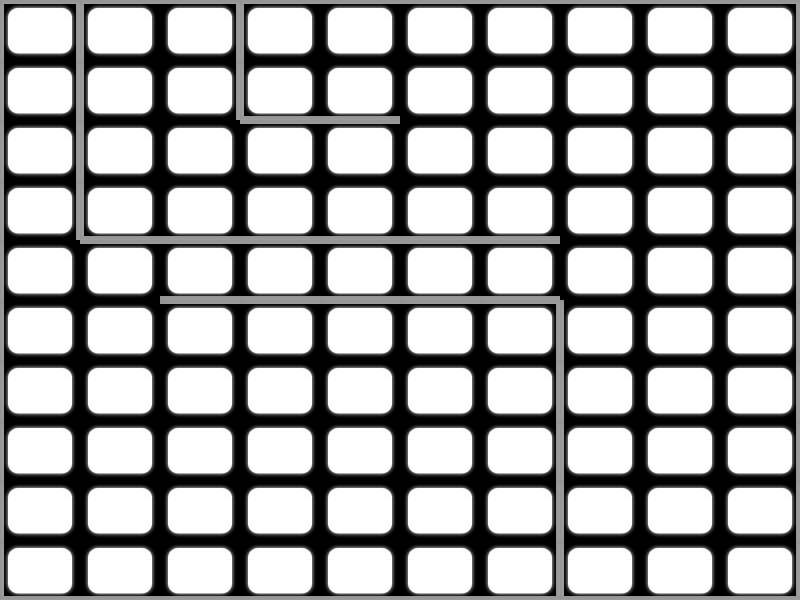

This game map was drawn from its Tiled (.tmx) file and the tilesets committed beside it. A one-line description and the trimmed map source follow:
An orthogonal 10x10 tile map with 80x60 px tiles, 1 tile layer (Level2).

<map version="1.0" orientation="orthogonal" renderorder="right-down" width="10" height="10" tilewidth="80" tileheight="60" nextobjectid="1">
 <tileset firstgid="1" name="block" tilewidth="80" tileheight="60" tilecount="32">
  <image source="blockSprite.png" width="640" height="240" />
  <tile id="0">
   <properties>
    <property name="blockDown" value="false" />
    <property name="blockLeft" value="false" />
    <property name="blockRight" value="true" />
    <property name="blockTop" value="false" />
   </properties>
  </tile>
  <tile id="1">
   <properties>
    <property name="blockDown" value="false" />
    <property name="blockLeft" value="true" />
    <property name="blockRight" value="true" />
    <property name="blockTop" value="false" />
   </properties>
  </tile>
  <tile id="2">
   <properties>
    <property name="blockDown" value="false" />
    <property name="blockLeft" value="true" />
    <property name="blockRight" value="false" />
    <property name="blockTop" value="true" />
   </properties>
  </tile>
  <tile id="3">
   <properties>
    <property name="blockDown" value="true" />
    <property name="blockLeft" value="false" />
    <property name="blockRight" value="true" />
    <property name="blockTop" value="false" />
   </properties>
  </tile>
  <tile id="4">
   <properties>
    <property name="blockDown" value="false" />
    <property name="blockLeft" value="true" />
    <property name="blockRight" value="true" />
    <property name="blockTop" value="true" />
   </properties>
  </tile>
  <tile id="5">
   <properties>
    <property name="blockDown" value="true" />
    <property name="blockLeft" value="true" />
    <property name="blockRight" value="false" />
    <property name="blockTop" value="true" />
   </properties>
  </tile>
  <tile id="6">
   <properties>
    <property name="blockDown" value="true" />
    <property name="blockLeft" value="false" />
    <property name="blockRight" value="false" />
    <property name="blockTop" value="true" />
   </properties>
  </tile>
  <tile id="7">
   <properties>
    <property name="blockDown" value="true" />
    <property name="blockLeft" value="false" />
    <property name="blockRight" value="false" />
    <property name="blockTop" value="false" />
   </properties>
  </tile>
  <tile id="8">
   <properties>
    <property name="blockDown" value="false" />
    <property name="blockLeft" value="true" />
    <property name="blockRight" value="false" />
    <property name="blockTop" value="false" />
   </properties>
  </tile>
  <tile id="9">
   <properties>
    <property name="blockDown" value="true" />
    <property name="blockLeft" value="true" />
    <property name="blockRight" value="false" />
    <property name="blockTop" value="false" />
   </properties>
  </tile>
  <tile id="10">
   <properties>
    <property name="blockDown" value="false" />
    <property name="blockLeft" value="false" />
    <property name="blockRight" value="true" />
    <property name="blockTop" value="true" />
   </properties>
  </tile>
  <tile id="11">
   <properties>
    <property name="blockDown" value="true" />
    <property name="blockLeft" value="true" />
    <property name="blockRight" value="true" />
    <property name="blockTop" value="false" />
   </properties>
  </tile>
  <tile id="12">
   <properties>
    <property name="blockDown" value="true" />
    <property name="blockLeft" value="false" />
    <property name="blockRight" value="true" />
    <property name="blockTop" value="true" />
   </properties>
  </tile>
  <tile id="13">
   <properties>
    <property name="blockDown" value="true" />
    <property name="blockLeft" value="false" />
    <property name="blockRight" value="true" />
    <property name="blockTop" value="true" />
   </properties>
  </tile>
  <tile id="14">
   <properties>
    <property name="blockDown" value="false" />
    <property name="blockLeft" value="false" />
    <property name="blockRight" value="false" />
    <property name="blockTop" value="true" />
   </properties>
  </tile>
  <tile id="15">
   <properties>
    <property name="blockDown" value="false" />
    <property name="blockLeft" value="false" />
    <property name="blockRight" value="false" />
    <property name="blockTop" value="false" />
   </properties>
  </tile>
  <tile id="16">
   <properties>
    <property name="blockDown" value="false" />
    <property name="blockLeft" value="false" />
    <property name="blockRight" value="true" />
    <property name="blockTop" value="false" />
   </properties>
  </tile>
  <tile id="17">
   <properties>
    <property name="blockDown" value="false" />
    <property name="blockLeft" value="true" />
    <property name="blockRight" value="true" />
    <property name="blockTop" value="false" />
   </properties>
  </tile>
  <tile id="18">
   <properties>
    <property name="blockDown" value="false" />
    <property name="blockLeft" value="true" />
    <property name="blockRight" value="false" />
    <property name="blockTop" value="true" />
   </properties>
  </tile>
  <tile id="19">
   <properties>
    <property name="blockDown" value="true" />
    <property name="blockLeft" value="false" />
    <property name="blockRight" value="true" />
    <property name="blockTop" value="false" />
   </properties>
  </tile>
  <tile id="20">
   <properties>
    <property name="blockDown" value="false" />
    <property name="blockLeft" value="true" />
    <property name="blockRight" value="true" />
    <property name="blockTop" value="true" />
   </properties>
  </tile>
  <tile id="21">
   <properties>
    <property name="blockDown" value="true" />
    <property name="blockLeft" value="true" />
    <property name="blockRight" value="false" />
    <property name="blockTop" value="true" />
   </properties>
  </tile>
  <tile id="22">
   <properties>
    <property name="blockDown" value="true" />
    <property name="blockLeft" value="false" />
    <property name="blockRight" value="false" />
    <property name="blockTop" value="true" />
   </properties>
  </tile>
  <tile id="23">
   <properties>
    <property name="blockDown" value="true" />
    <property name="blockLeft" value="false" />
    <property name="blockRight" value="false" />
    <property name="blockTop" value="false" />
   </properties>
  </tile>
  <tile id="24">
   <properties>
    <property name="blockDown" value="false" />
    <property name="blockLeft" value="true" />
    <property name="blockRight" value="false" />
    <property name="blockTop" value="false" />
   </properties>
  </tile>
  <tile id="25">
   <properties>
    <property name="blockDown" value="true" />
    <property name="blockLeft" value="true" />
    <property name="blockRight" value="false" />
    <property name="blockTop" value="false" />
   </properties>
  </tile>
  <tile id="26">
   <properties>
    <property name="blockDown" value="false" />
    <property name="blockLeft" value="false" />
    <property name="blockRight" value="true" />
    <property name="blockTop" value="true" />
   </properties>
  </tile>
  <tile id="27">
   <properties>
    <property name="blockDown" value="true" />
    <property name="blockLeft" value="true" />
    <property name="blockRight" value="true" />
    <property name="blockTop" value="false" />
   </properties>
  </tile>
  <tile id="28">
   <properties>
    <property name="blockDown" value="true" />
    <property name="blockLeft" value="false" />
    <property name="blockRight" value="true" />
    <property name="blockTop" value="true" />
   </properties>
  </tile>
  <tile id="29">
   <properties>
    <property name="blockDown" value="true" />
    <property name="blockLeft" value="false" />
    <property name="blockRight" value="true" />
    <property name="blockTop" value="true" />
   </properties>
  </tile>
  <tile id="30">
   <properties>
    <property name="blockDown" value="false" />
    <property name="blockLeft" value="false" />
    <property name="blockRight" value="false" />
    <property name="blockTop" value="true" />
   </properties>
  </tile>
  <tile id="31">
   <properties>
    <property name="blockDown" value="false" />
    <property name="blockLeft" value="false" />
    <property name="blockRight" value="false" />
    <property name="blockTop" value="false" />
   </properties>
  </tile>
 </tileset>
 <layer name="Level2" width="10" height="10">
  <data>[100 cells, 100 non-empty, 12 distinct tile ids]</data>
 </layer>
</map>
